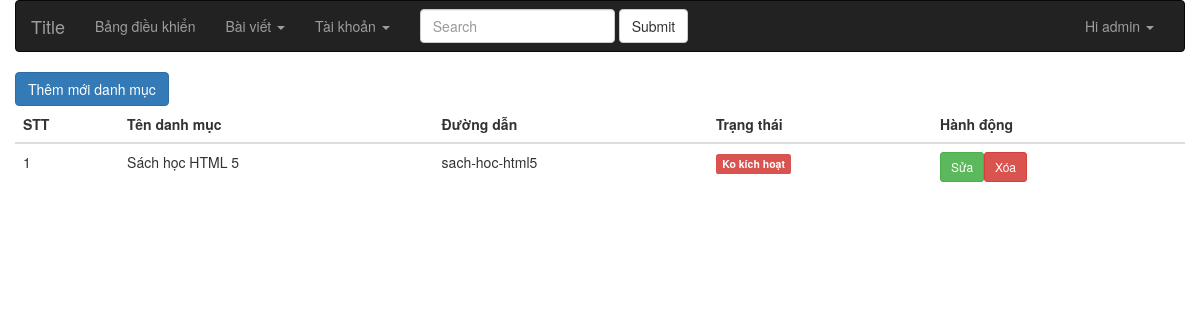
The app's page /admin/index.php?r=category (signed in) with its own data.
### tables this page shows
CREATE TABLE `category` (
  `id` int(11) NOT NULL,
  `name` varchar(255) NOT NULL,
  `slug` varchar(255) NOT NULL,
  `parent` int(11) NOT NULL,
  `actived` smallint(6) NOT NULL
);

### admin/index.php (called while the page is built)
<?php
require_once '../config.php';
require_once 'header.php';
	load_template_admin();
require_once 'footer.php';
?>

### config.php (called while the page is built, shortened)
<?php
$config = [];
$config['rewrite_url_admin'] = false;
$config['rewrite_url_site'] = true;
require_once LIBR.'Database.php';
require_once LIBR.'Url_helper.php';
require_once LIBR.'Functions.php';
require_once LIBR.'Load_template.php';
?>

### librs/Database.php (called while the page is built, shortened)
<?php
try {
   $db = new PDO('mysql:host='.HOST.';dbname='.DB_NAME, DB_USER, DB_PASS);
   $db->setAttribute(PDO::ATTR_ERRMODE, PDO::ERRMODE_EXCEPTION);
   $db->exec("set names utf8");
   function getAll($table,$limit = 10){
	   	global $db;
	   	$sql = "SELECT * FROM $table LIMIT $limit";
	   	$stmt = $db->prepare($sql);
	   	$stmt->execute();
	    $stmt->setFetchMode(PDO::FETCH_ASSOC);
	   	return $stmt->fetchAll();
   }
} catch (PDOException $e) {
    die( "Error!: " . $e->getMessage());
}
?>

### librs/Functions.php (the view, shortened to what this page needs)
<?php
	function TableCategories($categories, $parent_id = 0, $char = '')
	{
		$n=1;
	    foreach ($categories as $key => $item)
	    {
	        if ($item['parent'] == $parent_id)
	        {
	            echo '<tr>';
	                echo '<td>'.$n.'</td>';
	                echo '<td>'.$item['name'].'</td>';
	                echo '<td>'.$item['slug'].'</td>';
	                echo '<td>';
	                	if($item['actived'] == 1){
	                		echo '<span class="label label-success">đã kích hoạt</span>';
	                	}else{
	                		echo '<span class="label label-danger">Ko kích hoạt</span>';
	                	}
	                echo '</td>';
	                echo '<td>';
	                	echo Url_to('Sửa','category/edit&id='.$item['id'],['class'=>'btn btn-sm btn-success']);
	                	echo Url_to('Xóa','category/index&id='.$item['id'],['class'=>'btn btn-sm btn-danger']);
	                echo '</td>';
	            echo '</tr>';
	        }
	       $n++;
	    }
	}
?>

### admin/header.php (shortened to what this page needs)
<!DOCTYPE html>
<html lang="">
	<head>
		<link rel="stylesheet" href="<?php echo ADMIN_ASSETS; ?>/css/bootstrap.min.css">
		<link rel="stylesheet" href="<?php echo ADMIN_ASSETS; ?>/css/style.css">
	</head>
	<body>
		<div class="container-fluid">
		<nav class="navbar navbar-inverse" role="navigation">
			<div class="container-fluid">
				<div class="navbar-header">
					<a class="navbar-brand" href="#">Title</a>
				</div>
				<div class="collapse navbar-collapse navbar-ex1-collapse">
					<ul class="nav navbar-nav">
						<li><?php Url_to('Bảng điều khiển','home'); ?> </li>
						<li class="dropdown">
							<a href="#" class="dropdown-toggle" data-toggle="dropdown">Bài viết <b class="caret"></b></a>
						</li>
						<li class="dropdown">
							<a href="#" class="dropdown-toggle" data-toggle="dropdown">Tài khoản <b class="caret"></b></a>
						</li>
					</ul>
					<form class="navbar-form navbar-left" role="search">
						<div class="form-group">
							<input type="text" class="form-control" placeholder="Search">
						</div>
						<button type="submit" class="btn btn-default">Submit</button>
					</form>
					<ul class="nav navbar-nav navbar-right">
						<li class="dropdown">
							<a href="#" class="dropdown-toggle" data-toggle="dropdown">Hi <?php echo $_SESSION['userInfo']['username']; ?> <b class="caret"></b></a>
						</li>
					</ul>
				</div>
			</div>
		</nav>

### librs/Url_helper.php (shortened to what this page needs)
<?php
function Url_to($label,$url='#',$option=false){
	$atr='';
	if($option && is_array($option)){
		foreach($option as $attr => $value){
			$atr = ' '.$attr.'="'.$value.'"';
		}
	}
	$href = '?r='.$url;
	echo '<a href="'.$href.'"'.$atr.'>'.$label.'</a>';
}
?>

### librs/Load_template.php (shortened to what this page needs)
<?php
function getUrl(){
	if(isset($_GET['r']) && $_GET['r'] != ''){
		return $url = explode('/',filter_var(rtrim($_GET['r'],'/'),FILTER_SANITIZE_URL));
	}else{
		return false;
	}
}
function load_template_admin(){
	$module = 'home';
	$action = 'index';
	$url = getUrl();
	if($url){
		$module = $url[0];
	}
	$viewPath = ADMIN_MODULE.$module.DS.$action.'.php';
	if(file_exists($viewPath)){
		require_once $viewPath;
	}else{
		require_once ADMIN_MODULE.'home'.DS.'error.php';
	}
}
?>

### admin/modules/category/index.php (shortened to what this page needs)
<?php $data = getAll('category'); ?>
<div class="btn-group">
	<?php echo Url_to('Thêm mới danh mục','category/add',['class'=>'btn btn-primary']); ?>
</div>
<table class="table table-hover">
	<thead>
		<tr>
			<th>STT</th>
			<th>Tên danh mục</th>
			<th>Đường dẫn</th>
			<th>Trạng thái</th>
			<th>Hành động</th>
		</tr>
	</thead>
	<?php if($data): $n = 1;?>
	<tbody>
	<?php TableCategories($data); ?>
	</tbody>
	<?php endif; ?>
</table>

### admin/footer.php (shortened to what this page needs)
</div>
	</body>
</html>

### records on screen
category: name "Sách học HTML 5", slug "sach-hoc-html5", actived "Ko kích hoạt", label "Sửa Xóa"

### other values on screen
$label "Bảng điều khiển Thêm mới danh mục"
$_SESSION['userInfo']['username'] "admin"
